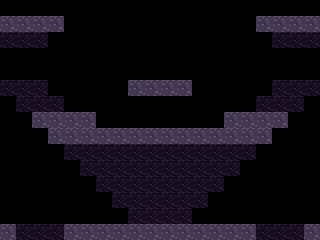

The image is a tile-based game level rendered from a .tmx file. Its description and source (layers, tilesets, objects; grid data summarised) follow:
An orthogonal 20x15 tile map with 16x16 px tiles, 2 tile layers (back, front), 1 hidden layer not drawn.

<map version="1.0" orientation="orthogonal" width="20" height="15" tilewidth="16" tileheight="16" backgroundcolor="#000000">
 <tileset firstgid="1" name="test2" tilewidth="16" tileheight="16">
  <image source="../graphics/tiles/test.png" width="80" height="80" />
 </tileset>
 <layer name="back" width="20" height="15">
  <data>[300 cells, 64 non-empty, 2 distinct tile ids]</data>
 </layer>
 <layer name="front" width="20" height="15">
  <data>[300 cells, 60 non-empty, 2 distinct tile ids]</data>
 </layer>
 <layer name="collision" width="20" height="15" visible="0">
  <data>[300 cells, 48 non-empty, 1 distinct tile ids]</data>
 </layer>
</map>